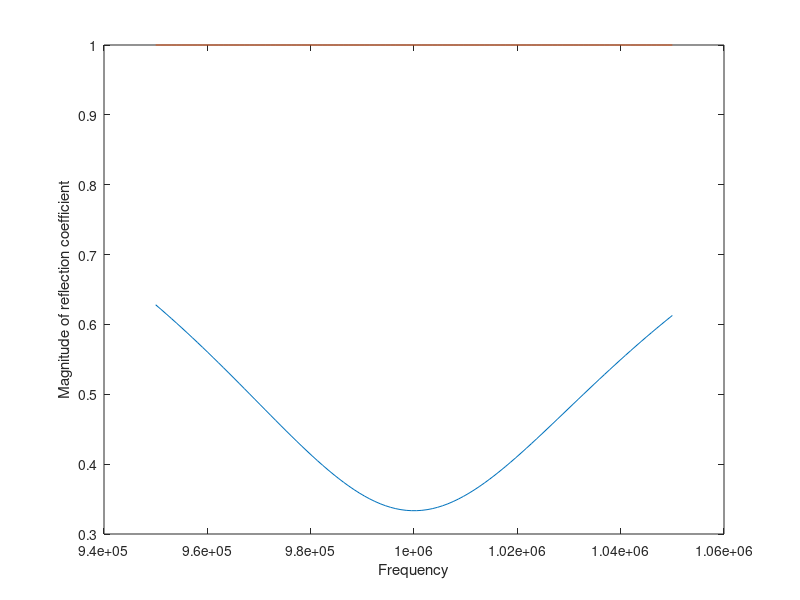

This figure's MATLAB source:
z1=50;
bw=(1e6)*0.05;
freq= linspace(1e6-bw,1e6+bw,100);
fr=1e6;
w0=2*pi*1e6;
r=100;
c=fr/(bw*w0*r)
l=1/(((w0)^2)*c)
w=2*pi*freq;
lrec=i*w*l;
crec=1./(i*w*c);
y=(1/r)+1./crec+1./lrec;
z=1./y;
y=(z-z1)./(z+z1);
f1=0.5e6;
w1= 2*pi*f1;
z1=1/((1/r)+(1/i*w1*l)+(i*w1*c))
Xm= imag(z1);
Cs=1/(w1*abs(Xm));
Zf=(1./((1/r)+(1/i*w*l)+(i*w*c)))+(1./(i*w*Cs));
g=(Zf-z1)./(Zf+z1);
plot(freq,abs(y))
hold on;
plot(freq,abs(g))
xlabel('Frequency')
ylabel('Magnitude of reflection coefficient')